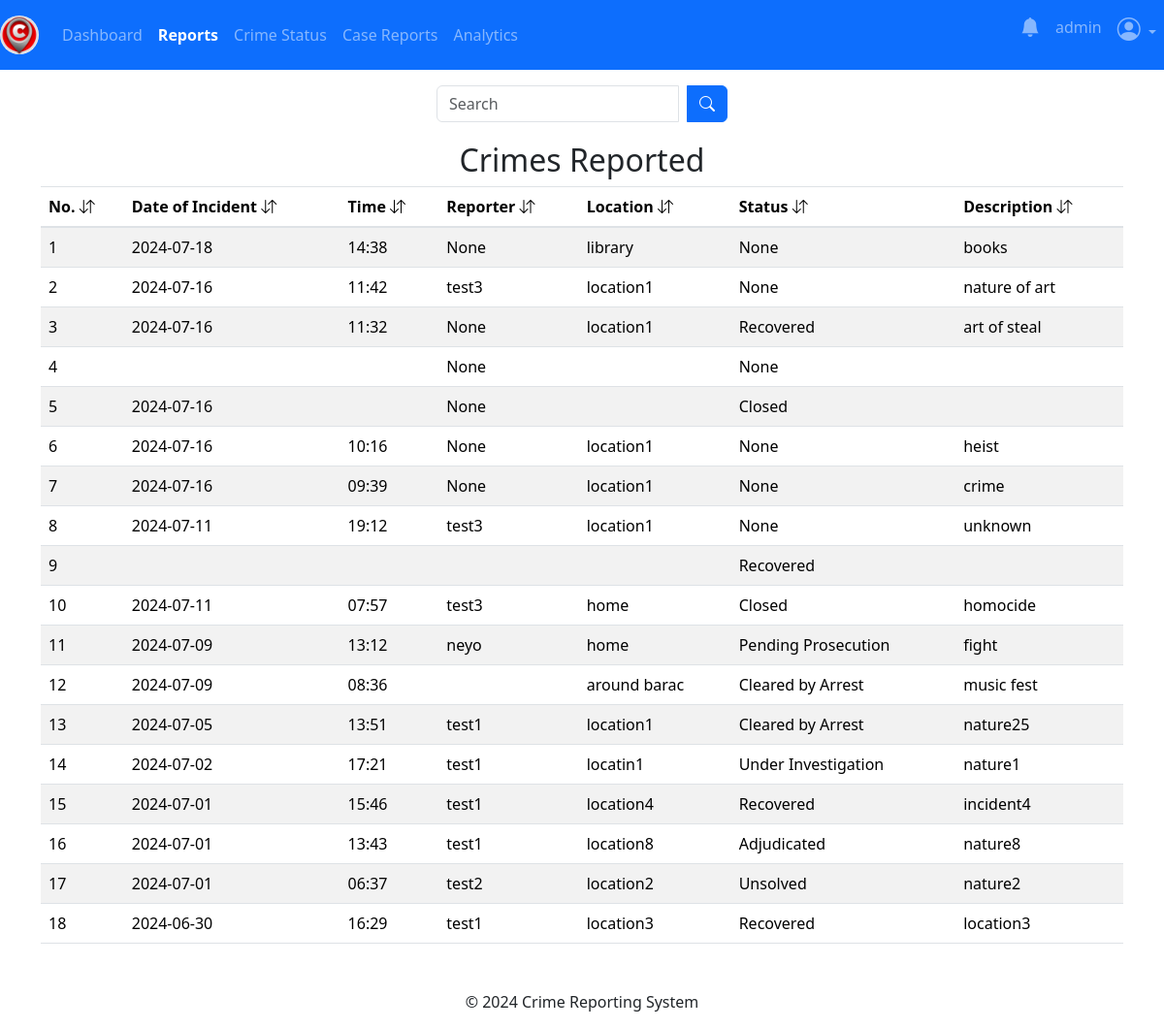
The app's page /admin/reports (signed in) with its own data.
### app/posts/models.py (models this page shows, shortened)
class Crime(db.Model, UserMixin):
    crime_id = db.Column(db.Integer, primary_key=True)
    date_of_incident = db.Column(db.String(10), nullable=False)
    issued_by = db.Column(db.String(20), nullable=True)
    time_of_incident = db.Column(db.String(10), nullable=False)
    phonenumber = db.Column(db.String(10), nullable=True)
    incident_location = db.Column(db.Text, nullable=False)
    incident_nature = db.Column(db.Text, nullable=False)
    incident_details = db.Column(db.Text, nullable=False)
    suspect_details = db.Column(db.Text, nullable=True)
    arrest_history = db.Column(db.Text, nullable=True)
    suspect_name = db.Column(db.String(10), nullable=True)
    comments = db.Column(db.Text, nullable=True)
    crime_status = db.Column(db.String(10), nullable=True)
    latitude = db.Column(db.Float)
    longitude = db.Column(db.Float)
    crime_file_upload = db.Column(db.Text, nullable=True)
    crime_file_name = db.Column(db.Text, nullable=True)
    crime_mimetype = db.Column(db.Text, nullable=True)
    date_crime_received = db.Column(db.DateTime(timezone=True), default=current_time())
    reporter_id = db.Column(db.Integer, db.ForeignKey('user.id'))

### app/admins/routes.py (the view)
@admins.route('/admin/reports')
@admin_required
def reports():
    search_query = request.args.get('search_query', '')
    try:
        if search_query:
            crimes = Crime.query.filter(
                Crime.incident_location.ilike(f'%{search_query}%') |
                Crime.issued_by.ilike(f'%{search_query}%') |
                Crime.date_of_incident.ilike(f'%{search_query}%') |
                Crime.time_of_incident.ilike(f'%{search_query}%') |
                Crime.date_crime_received.ilike(f'%{search_query}%') |
                Crime.crime_status.ilike(f'%{search_query}%') |
                Crime.incident_nature.ilike(f'%{search_query}%')
            ).order_by(desc(Crime.date_crime_received)).all()
        else:
            crimes = Crime.query.order_by(desc(Crime.date_crime_received)).all()
    except Exception as e:
        current_app.logger.error(f"Database error: {str(e)}")
        flash("An error occurred while fetching reports.", "danger")
        return redirect(url_for('admins.reports'))
    if not crimes:
        flash("No reports found.", "info")
    return render_template('admin/reports.html', title='Reports Dashboard', crimes=crimes)

### app/admins/routes.py (called while the page is built)
def admin_required(f):
    @wraps(f)
    def decorated_function(*args, **kwargs):
        if not session.get('admin_id'):
            flash('You need to be logged in as an admin to access the page.', 'danger')
            return redirect(url_for('admins.adminIndex'))
        return f(*args, **kwargs)
    return decorated_function

### app/templates/admin/reports.html (shortened to what this page needs)
{% extends 'admin/layout.html' %} {% block content %}
<div class="container">
  <br />
  <form
    method="GET"
    action="{{ url_for('admins.reports') }}"
    class="search-form"
  >
    <div class="input-group search-input">
      <input
        type="text"
        name="search_query"
        class="form-control"
        placeholder="Search"
      />
      <div class="input-group-append ms-2">
        <button type="submit" class="btn btn-primary">
          <i class="bi bi-search"></i>
        </button>
      </div>
    </div>
  </form>
  {% if crimes %}
  <table class="table table-striped table-hover">
    <h2 style="text-align: center">Crimes Reported</h2>
    <thead>
      <tr>
        <th scope="col">No. <i class="bi bi-arrow-down-up"></i></th>
        <th scope="col">
          Date of Incident <i class="bi bi-arrow-down-up"></i>
        </th>
        <th scope="col">Time <i class="bi bi-arrow-down-up"></i></th>
        <th scope="col">Reporter <i class="bi bi-arrow-down-up"></i></th>
        <th scope="col">Location <i class="bi bi-arrow-down-up"></i></th>
        <th scope="col">Status <i class="bi bi-arrow-down-up"></i></th>
        <th scope="col">Description <i class="bi bi-arrow-down-up"></i></th>
      </tr>
    </thead>
    <tbody>
      {% for crime in crimes %}
      <tr
        onclick="crimeDetails('{{ crime.crime_id }}')"
        style="cursor: pointer"
      >
        <td>{{ loop.index }}</td>
        <td>{{ crime.date_of_incident }}</td>
        <td>{{ crime.time_of_incident }}</td>
        <td>{{ crime.issued_by }}</td>
        <td>{{ crime.incident_location }}</td>
        <td>{{ crime.crime_status }}</td>
        <td>{{ crime.incident_nature }}</td>
      </tr>
      {% endfor %}
    </tbody>
  </table>
  {% endif %}
  {% endblock content %}

### app/templates/admin/layout.html (shortened to what this page needs)
<!DOCTYPE html>
<html lang="en">
  <head>
    <link
      rel="stylesheet"
      href="https://cdn.jsdelivr.net/npm/bootstrap-icons@1.11.3/font/bootstrap-icons.min.css"
    />
    <link
      href="https://stackpath.bootstrapcdn.com/bootstrap/4.5.2/css/bootstrap.min.css"
      rel="stylesheet"
    />
    <link
      href="https://cdn.jsdelivr.net/npm/bootstrap@5.3.3/dist/css/bootstrap.min.css"
      rel="stylesheet"
    />
  </head>
  <body>
    <nav class="navbar navbar-expand-md navbar-dark bg-primary fixed-top">
      {% if session.get('admin_name') %}
      <a
        class="navbar-brand nav-link active"
        href="{{ url_for('admins.adminDashboard') }}"
        ><img src="{{ url_for('static', filename='img/logo1.png') }}" alt="E-Security" class="d-inline-block align-top navbar-brand-img">
      </a>
      {% else %}
      <a
        class="navbar-brand nav-link active"
        href="{{ url_for('main.home_page') }}"
        ><img src="{{ url_for('static', filename='img/logo1.png') }}" alt="E-Security" class="d-inline-block align-top navbar-brand-img">
      </a>
      {% endif %}
      <div class="collapse navbar-collapse" id="navbarSupportedContent">
        {% if session.get('admin_name') %}
        <ul class="navbar-nav">
          <li class="new-item {% if request.endpoint == 'admins.adminDashboard' %}active{% endif %}">
            <a class="nav-link" href="{{ url_for('admins.adminDashboard') }}"
              >Dashboard</a
            >
          </li>
          <li class="new-item {% if request.endpoint == 'admins.reports' %}active{% endif %}">
            <a class="nav-link" href="{{ url_for('admins.reports') }}"
              >Reports</a
            >
          </li>
          <li class="new-item {% if request.endpoint == 'admins.crimeStatus' %}active{% endif %}">
            <a class="nav-link" href="{{ url_for('admins.crimeStatus') }}"
              >Crime Status</a
            >
          </li>
          <li class="new-item {% if request.endpoint == 'admins.case_reports' %}active{% endif %}">
            <a class="nav-link" href="{{ url_for('admins.case_reports') }}"
              >Case Reports</a
            >
          </li>
          <li class="new-item {% if request.endpoint == 'admins.analytics' %}active{% endif %}">
            <a class="nav-link" href="{{ url_for('admins.analytics') }}"
              >Analytics</a
            >
          </li>
        </ul>
        <ul class="navbar-nav ms-auto">
          <li class="nav-item {% if request.endpoint == 'admins.notifications' %}active{% endif %}">
            <a class="nav-link" href="{{ url_for('admins.notifications') }}"
              ><i class="bi bi-bell-fill h5" style="color: dark"></i
            ></a>
          </li>
          <li class="nav-item">
            <p class="nav-link">{{ session.get('admin_name') }}</p>
          </li>
          <li class="nav-item dropdown {% if request.endpoint == 'admins.adminChangePassword' %}active{% endif %}">
            <a
              class="nav-link dropdown-toggle"
              href="#"
              role="button"
              data-bs-toggle="dropdown"
              aria-expanded="false"
            >
              <i class="bi bi-person-circle h4"></i>
            </a>
          </li>
        </ul>
        {% endif %}
      </div>
    </nav>
    <br />
    {% block content %} {% endblock content %}
    <footer class="text-center mt-5">
      <p>&copy; 2024 Crime Reporting System</p>
    </footer>
  </body>
</html>

### app/templates/admin/layout.html (style rules this page uses)
body { height: 100%; width: 100%; padding-top: 40px; }
.navbar-nav .new-item.active .nav-link { font-weight: bold; color: white; }
.navbar-brand-img { height: 40px; width: auto; border-radius: 50%; object-fit: cover; }

### app/templates/admin/reports.html (style rules this page uses)
.search-form { display: flex; justify-content: center; margin-bottom: 20px; }
.search-input { width: 300px; }

### records on screen
Crime: date_of_incident "2024-07-18", time_of_incident "14:38", issued_by "None", incident_location "library", crime_status "None", incident_nature "books"
Crime: date_of_incident "2024-07-16", time_of_incident "11:42", issued_by "test3", incident_location "location1", crime_status "None", incident_nature "nature of art"
Crime: date_of_incident "2024-07-16", time_of_incident "11:32", issued_by "None", incident_location "location1", crime_status "Recovered", incident_nature "art of steal"
Crime: issued_by "None", crime_status "None"
Crime: date_of_incident "2024-07-16", issued_by "None", crime_status "Closed"
Crime: date_of_incident "2024-07-16", time_of_incident "10:16", issued_by "None", incident_location "location1", crime_status "None", incident_nature "heist"
Crime: date_of_incident "2024-07-16", time_of_incident "09:39", issued_by "None", incident_location "location1", crime_status "None", incident_nature "crime"
Crime: date_of_incident "2024-07-11", time_of_incident "19:12", issued_by "test3", incident_location "location1", crime_status "None", incident_nature "unknown"
Crime: crime_status "Recovered"
Crime: date_of_incident "2024-07-11", time_of_incident "07:57", issued_by "test3", incident_location "home", crime_status "Closed", incident_nature "homocide"
Crime: date_of_incident "2024-07-09", time_of_incident "13:12", issued_by "neyo", incident_location "home", crime_status "Pending Prosecution", incident_nature "fight"
Crime: date_of_incident "2024-07-09", time_of_incident "08:36", incident_location "around barac", crime_status "Cleared by Arrest", incident_nature "music fest"
Crime: date_of_incident "2024-07-05", time_of_incident "13:51", issued_by "test1", incident_location "location1", crime_status "Cleared by Arrest", incident_nature "nature25"
Crime: date_of_incident "2024-07-02", time_of_incident "17:21", issued_by "test1", incident_location "locatin1", crime_status "Under Investigation", incident_nature "nature1"
Crime: date_of_incident "2024-07-01", time_of_incident "15:46", issued_by "test1", incident_location "location4", crime_status "Recovered", incident_nature "incident4"
Crime: date_of_incident "2024-07-01", time_of_incident "13:43", issued_by "test1", incident_location "location8", crime_status "Adjudicated", incident_nature "nature8"
Crime: date_of_incident "2024-07-01", time_of_incident "06:37", issued_by "test2", incident_location "location2", crime_status "Unsolved", incident_nature "nature2"
Crime: date_of_incident "2024-06-30", time_of_incident "16:29", issued_by "test1", incident_location "location3", crime_status "Recovered", incident_nature "location3"

### other values on screen
{{ session.get('admin_name') }} "admin"
